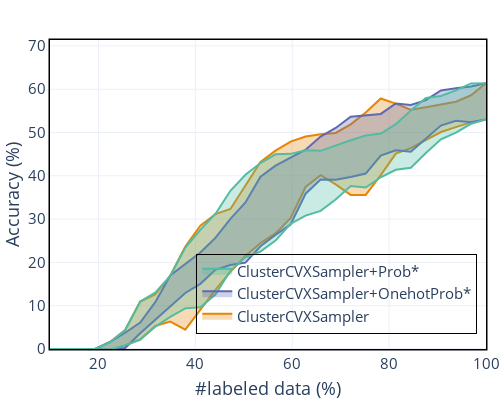

Write notebook code for a chart like this one.
### Code cell
plot([spectral, spectral_perfect_onehot, spectral_perfect_distributional], 
     ["ClusterCVXSampler", "ClusterCVXSampler+OnehotProb*", "ClusterCVXSampler+Prob*"], 
     filename="plots/cvx_cluster_perfect_uncertainty_N={}_K={}_sigma={}_alpha={}.pdf".format(N, K, sigma, alpha), 
     opacity=0.3)

### Figure 1 — Plotly figure (JSON) as saved in the notebook; plotly's stock layout.template omitted (floating-point values rounded to 4 significant figures)
{"data": [{"fillcolor": "rgba(229, 134, 6, 0.3)", "line": {"color": "rgb(229, 134, 6)"}, "mode": "lines", "name": "ClusterCVXSampler", "showlegend": false, "type": "scatter", "x": [10, 13.1, 16.21, 19.31, 22.41, 25.52, 28.62, 31.72, 34.83, 37.93, 41.03, 44.14, 47.24, 50.34, 53.45, 56.55, 59.66, 62.76, 65.86, 68.97, 72.07, 75.17, 78.28, 81.38, 84.48, 87.59, 90.69, 93.79, 96.9, 100], "y": [0, 0, 0, 0, -0.162, 0.8338, 2.189, 5.323, 6.319, 4.472, 9.065, 13.63, 17.81, 21.48, 24.47, 26.7, 30.22, 37.42, 40.13, 38.0, 35.58, 35.59, 40.14, 45.12, 46.39, 48.2, 50.11, 51.25, 52.34, 52.99]}, {"fill": "tonexty", "fillcolor": "rgba(229, 134, 6, 0.3)", "line": {"color": "rgb(229, 134, 6)"}, "mode": "lines", "name": "ClusterCVXSampler", "showlegend": true, "type": "scatter", "x": [10, 13.1, 16.21, 19.31, 22.41, 25.52, 28.62, 31.72, 34.83, 37.93, 41.03, 44.14, 47.24, 50.34, 53.45, 56.55, 59.66, 62.76, 65.86, 68.97, 72.07, 75.17, 78.28, 81.38, 84.48, 87.59, 90.69, 93.79, 96.9, 100], "y": [0, 0, 0, 0, 1.632, 4.385, 10.96, 12.58, 16.97, 23.65, 28.49, 31.15, 32.33, 37.71, 43.2, 45.83, 47.91, 49.07, 49.61, 49.89, 51.89, 54.62, 57.86, 56.68, 55.23, 55.83, 56.46, 57.11, 58.6, 61.36]}, {"fillcolor": "rgba(93, 105, 177, 0.3)", "line": {"color": "rgb(93, 105, 177)"}, "mode": "lines", "name": "ClusterCVXSampler+OnehotProb*", "showlegend": false, "type": "scatter", "x": [10, 13.1, 16.21, 19.31, 22.41, 25.52, 28.62, 31.72, 34.83, 37.93, 41.03, 44.14, 47.24, 50.34, 53.45, 56.55, 59.66, 62.76, 65.86, 68.97, 72.07, 75.17, 78.28, 81.38, 84.48, 87.59, 90.69, 93.79, 96.9, 100], "y": [0, 0, 0, 0, -0.1786, 0.2241, 3.631, 6.744, 9.805, 12.95, 15.05, 18.27, 19.41, 19.95, 23.72, 26.35, 28.75, 35.86, 39.13, 39.11, 39.72, 40.53, 44.69, 45.91, 45.58, 48.66, 51.6, 52.73, 52.35, 52.99]}, {"fill": "tonexty", "fillcolor": "rgba(93, 105, 177, 0.3)", "line": {"color": "rgb(93, 105, 177)"}, "mode": "lines", "name": "ClusterCVXSampler+OnehotProb*", "showlegend": true, "type": "scatter", "x": [10, 13.1, 16.21, 19.31, 22.41, 25.52, 28.62, 31.72, 34.83, 37.93, 41.03, 44.14, 47.24, 50.34, 53.45, 56.55, 59.66, 62.76, 65.86, 68.97, 72.07, 75.17, 78.28, 81.38, 84.48, 87.59, 90.69, 93.79, 96.9, 100], "y": [0, 0, 0, 0, 1.638, 3.756, 6.093, 10.81, 17.0, 19.63, 22.27, 25.66, 30.07, 33.83, 39.77, 42.36, 44.18, 46.04, 49.06, 51.05, 53.65, 53.93, 54.3, 56.7, 56.37, 57.48, 59.72, 60.24, 60.64, 61.36]}, {"fillcolor": "rgba(82, 188, 163, 0.3)", "line": {"color": "rgb(82, 188, 163)"}, "mode": "lines", "name": "ClusterCVXSampler+Prob*", "showlegend": false, "type": "scatter", "x": [10, 13.1, 16.21, 19.31, 22.41, 25.52, 28.62, 31.72, 34.83, 37.93, 41.03, 44.14, 47.24, 50.34, 53.45, 56.55, 59.66, 62.76, 65.86, 68.97, 72.07, 75.17, 78.28, 81.38, 84.48, 87.59, 90.69, 93.79, 96.9, 100], "y": [0, 0, 0, 0, -0.162, 0.8338, 2.189, 5.137, 7.429, 9.386, 9.649, 12.56, 18.06, 21.18, 22.51, 25.05, 28.91, 30.8, 31.9, 34.54, 37.65, 37.28, 39.67, 41.4, 41.84, 45.26, 48.42, 49.98, 52.01, 52.99]}, {"fill": "tonexty", "fillcolor": "rgba(82, 188, 163, 0.3)", "line": {"color": "rgb(82, 188, 163)"}, "mode": "lines", "name": "ClusterCVXSampler+Prob*", "showlegend": true, "type": "scatter", "x": [10, 13.1, 16.21, 19.31, 22.41, 25.52, 28.62, 31.72, 34.83, 37.93, 41.03, 44.14, 47.24, 50.34, 53.45, 56.55, 59.66, 62.76, 65.86, 68.97, 72.07, 75.17, 78.28, 81.38, 84.48, 87.59, 90.69, 93.79, 96.9, 100], "y": [0, 0, 0, 0, 1.632, 4.385, 10.96, 13.04, 16.87, 23.45, 27.52, 31.2, 36.55, 40.24, 42.95, 44.97, 45.07, 45.9, 45.77, 47.01, 48.22, 49.29, 49.76, 51.91, 55.11, 57.99, 58.43, 59.72, 61.33, 61.36]}], "layout": {"font": {"size": 15}, "height": 400, "legend": {"bgcolor": "rgba(0,0,0,0)", "bordercolor": "Black", "borderwidth": 1, "x": 0.98, "xanchor": "right", "y": 0.05, "yanchor": "bottom"}, "margin": {"b": 40, "l": 0, "r": 0, "t": 40}, "title": {"text": "", "x": 0.5}, "width": 500, "xaxis": {"linecolor": "Black", "linewidth": 1.5, "mirror": true, "range": [10, 100], "showline": true, "title": {"text": "#labeled data (%)"}}, "yaxis": {"linecolor": "Black", "linewidth": 1.5, "mirror": true, "range": [0, 71.36], "showline": true, "title": {"text": "Accuracy (%)"}}}}
